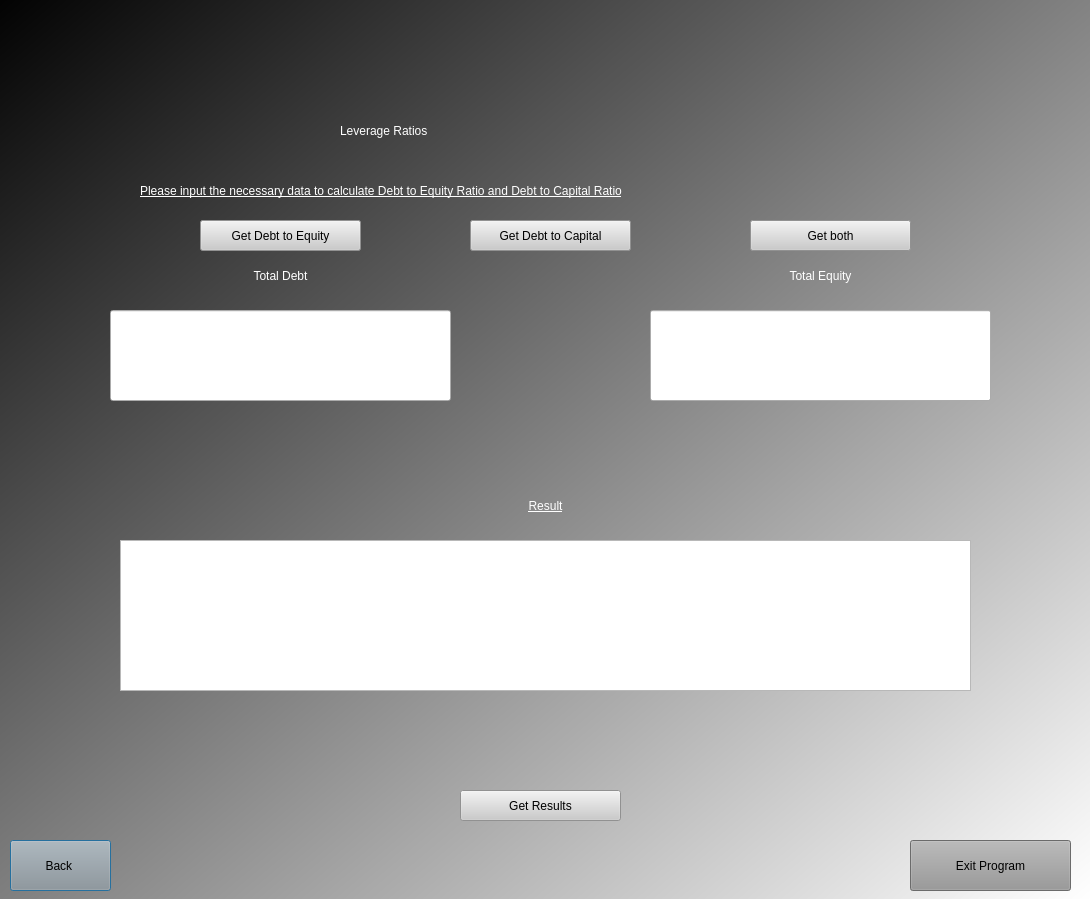
<?xml version="1.0" encoding="UTF-8"?>
<ui version="4.0">
 <class>Dialog</class>
 <widget class="QDialog" name="Dialog">
  <property name="geometry">
   <rect>
    <x>0</x>
    <y>0</y>
    <width>1090</width>
    <height>899</height>
   </rect>
  </property>
  <property name="windowTitle">
   <string>Dialog</string>
  </property>
  <widget class="QWidget" name="widget" native="true">
   <property name="geometry">
    <rect>
     <x>0</x>
     <y>-20</y>
     <width>1091</width>
     <height>921</height>
    </rect>
   </property>
   <property name="styleSheet">
    <string notr="true">QWidget#widget{
background-color:qlineargradient(spread:reflect, x1:0, y1:0, x2:1, y2:1, stop:0 rgba(0, 0, 0, 255), stop:1 rgba(255, 255, 255, 255));}</string>
   </property>
   <widget class="QLabel" name="label">
    <property name="geometry">
     <rect>
      <x>340</x>
      <y>80</y>
      <width>501</width>
      <height>141</height>
     </rect>
    </property>
    <property name="styleSheet">
     <string notr="true">color:rgb(255, 255, 255);
font: 44pt &quot;Rockwell&quot;;
</string>
    </property>
    <property name="text">
     <string>Leverage Ratios</string>
    </property>
   </widget>
   <widget class="QLabel" name="label_2">
    <property name="geometry">
     <rect>
      <x>140</x>
      <y>180</y>
      <width>851</width>
      <height>61</height>
     </rect>
    </property>
    <property name="styleSheet">
     <string notr="true">color:rgb(255, 255, 255);
font: 75 16pt &quot;MS Shell Dlg 2&quot;;
text-decoration: underline;</string>
    </property>
    <property name="text">
     <string>Please input the necessary data to calculate Debt to Equity Ratio and Debt to Capital Ratio</string>
    </property>
   </widget>
   <widget class="QPushButton" name="back">
    <property name="geometry">
     <rect>
      <x>10</x>
      <y>860</y>
      <width>101</width>
      <height>51</height>
     </rect>
    </property>
    <property name="styleSheet">
     <string notr="true">background-color:rgb(150, 150, 150);
font: 75 18pt &quot;MS Shell Dlg 2&quot;;
</string>
    </property>
    <property name="text">
     <string>Back </string>
    </property>
   </widget>
   <widget class="QPushButton" name="exit">
    <property name="geometry">
     <rect>
      <x>910</x>
      <y>860</y>
      <width>161</width>
      <height>51</height>
     </rect>
    </property>
    <property name="styleSheet">
     <string notr="true">background-color:rgb(150, 150, 150);
font: 75 18pt &quot;MS Shell Dlg 2&quot;;
</string>
    </property>
    <property name="text">
     <string>Exit Program</string>
    </property>
   </widget>
   <widget class="QLineEdit" name="equity">
    <property name="geometry">
     <rect>
      <x>650</x>
      <y>330</y>
      <width>341</width>
      <height>91</height>
     </rect>
    </property>
    <property name="styleSheet">
     <string notr="true">font: 75 32pt &quot;NanumGothicExtraBold&quot;;
</string>
    </property>
    <property name="text">
     <string/>
    </property>
    <property name="alignment">
     <set>Qt::AlignCenter</set>
    </property>
   </widget>
   <widget class="QLineEdit" name="debt">
    <property name="geometry">
     <rect>
      <x>110</x>
      <y>330</y>
      <width>341</width>
      <height>91</height>
     </rect>
    </property>
    <property name="styleSheet">
     <string notr="true">font: 75 32pt &quot;NanumGothicExtraBold&quot;;
</string>
    </property>
    <property name="text">
     <string/>
    </property>
    <property name="alignment">
     <set>Qt::AlignCenter</set>
    </property>
   </widget>
   <widget class="QPushButton" name="res">
    <property name="geometry">
     <rect>
      <x>460</x>
      <y>810</y>
      <width>161</width>
      <height>31</height>
     </rect>
    </property>
    <property name="styleSheet">
     <string notr="true">background-color:rgb(203, 203, 203);
font: 12pt &quot;MS Shell Dlg 2&quot;;</string>
    </property>
    <property name="text">
     <string>Get Results</string>
    </property>
   </widget>
   <widget class="QLabel" name="error">
    <property name="geometry">
     <rect>
      <x>380</x>
      <y>440</y>
      <width>341</width>
      <height>51</height>
     </rect>
    </property>
    <property name="styleSheet">
     <string notr="true">font: 14pt &quot;Segoe UI&quot;;
color:rgb(200, 1, 14)</string>
    </property>
    <property name="text">
     <string/>
    </property>
    <property name="alignment">
     <set>Qt::AlignCenter</set>
    </property>
   </widget>
   <widget class="QLabel" name="label_4">
    <property name="geometry">
     <rect>
      <x>110</x>
      <y>280</y>
      <width>341</width>
      <height>31</height>
     </rect>
    </property>
    <property name="styleSheet">
     <string notr="true">color:rgb(255, 255, 255);
font: 87 12pt &quot;Arial Black&quot;;</string>
    </property>
    <property name="text">
     <string>Total Debt</string>
    </property>
    <property name="alignment">
     <set>Qt::AlignCenter</set>
    </property>
   </widget>
   <widget class="QLabel" name="label_5">
    <property name="geometry">
     <rect>
      <x>650</x>
      <y>280</y>
      <width>341</width>
      <height>31</height>
     </rect>
    </property>
    <property name="styleSheet">
     <string notr="true">color:rgb(255, 255, 255);
font: 87 12pt &quot;Arial Black&quot;;</string>
    </property>
    <property name="text">
     <string>Total Equity</string>
    </property>
    <property name="alignment">
     <set>Qt::AlignCenter</set>
    </property>
   </widget>
   <widget class="QTextBrowser" name="result">
    <property name="geometry">
     <rect>
      <x>120</x>
      <y>560</y>
      <width>851</width>
      <height>151</height>
     </rect>
    </property>
    <property name="layoutDirection">
     <enum>Qt::LeftToRight</enum>
    </property>
    <property name="styleSheet">
     <string notr="true">font: 75 32pt &quot;NanumGothicExtraBold&quot;;</string>
    </property>
    <property name="horizontalScrollBarPolicy">
     <enum>Qt::ScrollBarAlwaysOff</enum>
    </property>
    <property name="html">
     <string>&lt;!DOCTYPE HTML PUBLIC &quot;-//W3C//DTD HTML 4.0//EN&quot; &quot;http://www.w3.org/TR/REC-html40/strict.dtd&quot;&gt;
&lt;html&gt;&lt;head&gt;&lt;meta name=&quot;qrichtext&quot; content=&quot;1&quot; /&gt;&lt;style type=&quot;text/css&quot;&gt;
p, li { white-space: pre-wrap; }
&lt;/style&gt;&lt;/head&gt;&lt;body style=&quot; font-family:'NanumGothicExtraBold'; font-size:32pt; font-weight:72; font-style:normal;&quot;&gt;
&lt;p align=&quot;center&quot; style=&quot;-qt-paragraph-type:empty; margin-top:0px; margin-bottom:0px; margin-left:0px; margin-right:0px; -qt-block-indent:0; text-indent:0px;&quot;&gt;&lt;br /&gt;&lt;/p&gt;&lt;/body&gt;&lt;/html&gt;</string>
    </property>
   </widget>
   <widget class="QLabel" name="results">
    <property name="geometry">
     <rect>
      <x>120</x>
      <y>510</y>
      <width>851</width>
      <height>31</height>
     </rect>
    </property>
    <property name="styleSheet">
     <string notr="true">color:rgb(255, 255, 255);
text-decoration: underline;
font: 87 12pt &quot;Arial Black&quot;;</string>
    </property>
    <property name="text">
     <string>Result</string>
    </property>
    <property name="alignment">
     <set>Qt::AlignCenter</set>
    </property>
   </widget>
   <widget class="QPushButton" name="dobe">
    <property name="geometry">
     <rect>
      <x>200</x>
      <y>240</y>
      <width>161</width>
      <height>31</height>
     </rect>
    </property>
    <property name="styleSheet">
     <string notr="true">background-color:rgb(203, 203, 203);
font: 12pt &quot;MS Shell Dlg 2&quot;;</string>
    </property>
    <property name="text">
     <string>Get Debt to Equity</string>
    </property>
   </widget>
   <widget class="QPushButton" name="dobc">
    <property name="geometry">
     <rect>
      <x>470</x>
      <y>240</y>
      <width>161</width>
      <height>31</height>
     </rect>
    </property>
    <property name="styleSheet">
     <string notr="true">background-color:rgb(203, 203, 203);
font: 12pt &quot;MS Shell Dlg 2&quot;;</string>
    </property>
    <property name="text">
     <string>Get Debt to Capital</string>
    </property>
   </widget>
   <widget class="QPushButton" name="both">
    <property name="geometry">
     <rect>
      <x>750</x>
      <y>240</y>
      <width>161</width>
      <height>31</height>
     </rect>
    </property>
    <property name="styleSheet">
     <string notr="true">background-color:rgb(203, 203, 203);
font: 12pt &quot;MS Shell Dlg 2&quot;;</string>
    </property>
    <property name="text">
     <string>Get both</string>
    </property>
   </widget>
  </widget>
 </widget>
 <resources/>
 <connections/>
</ui>
